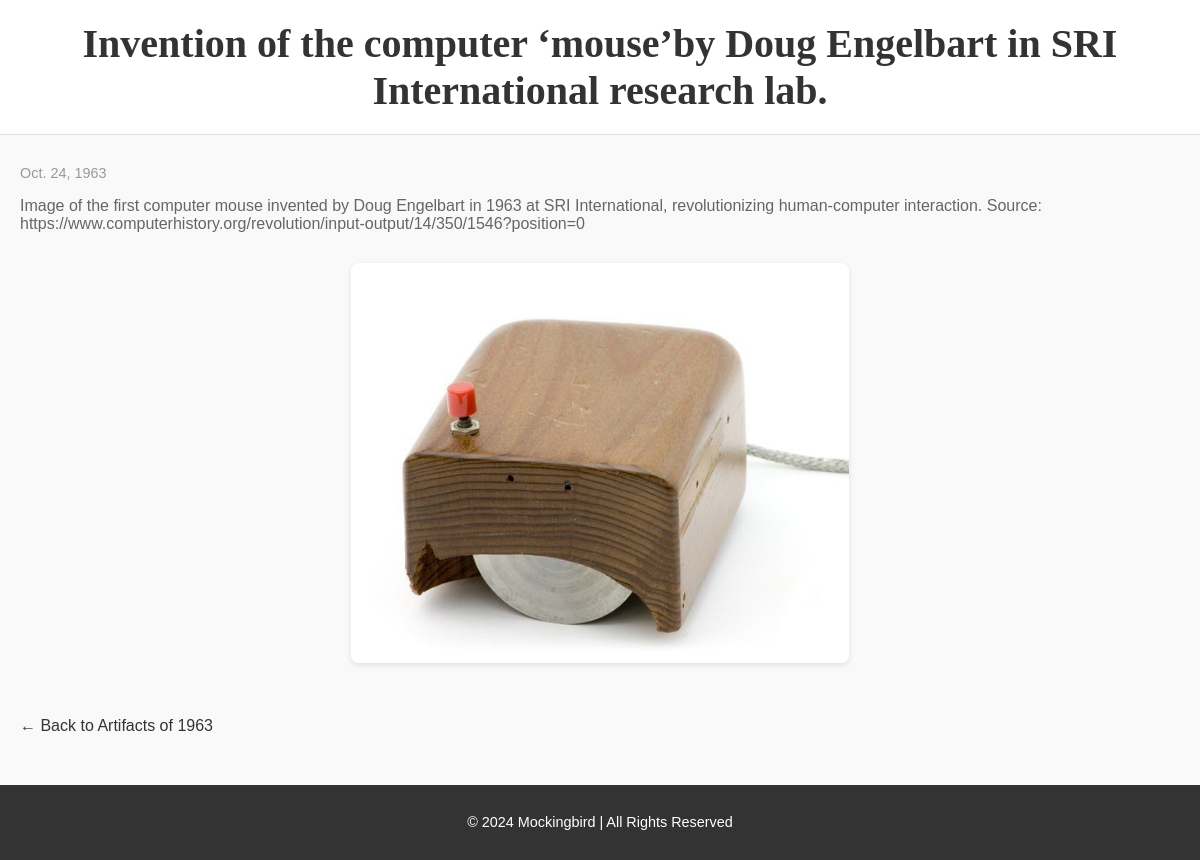
Page /theme/2/event/16/ on the committed database.
### events/models.py (models this page shows)
class Event(models.Model):
    theme_id = models.IntegerField(default=1)  # Ensure theme_id is set for all events
    title = models.CharField(max_length=200)
    description = models.TextField()
    date = models.DateField(default=datetime.date.today)
    media_type = models.CharField(max_length=10, choices=[('photo', 'Photo'), ('audio', 'Audio'), ('video', 'Video')], default='photo')
    media_file = models.FileField(upload_to='media/', default='media/placeholder.JPG')

### events/views.py (the view)
# urls.py: path('theme/<int:theme_id>/event/<int:event_id>/', views.event_detail, name='event_detail'),
def event_detail(request, theme_id, event_id):
    theme = themes.get(theme_id)
    event = get_object_or_404(Event, id=event_id)
    return render(request, "events/event_detail.html", {
        "theme": theme,
        "event": event,
        "theme_id": theme_id,
    })

### events/templates/events/event_detail.html (shortened to what this page needs)
<!DOCTYPE html>
<html lang="en">
<head>
    {% load static %}
    <link rel="stylesheet" href="{% static 'events/css/styles.css' %}">
</head>
<body>
    <header class="header">
        <h1>{{ event.title }}</h1>
    </header>
    <div class="container">
        <p class="event-date">{{ event.date }}</p>
        <p class="event-description">{{ event.description }}</p>
        <div class="media-content">
            {% if event.media_type == "photo" %}
                <img src="{{ event.media_file.url }}" alt="{{ event.title }}" class="event-media">
            {% elif event.media_type == "audio" %}
                <audio controls class="event-media">
                    <source src="{{ event.media_file.url }}" type="audio/mpeg">
                    Your browser does not support the audio element.
                </audio>
            {% elif event.media_type == "video" %}
                <video controls class="event-media">
                    <source src="{{ event.media_file.url }}" type="video/mp4">
                    Your browser does not support the video element.
                </video>
            {% endif %}
        </div>
        <a class="back-link" href="{% url 'theme_events' theme_id=event.theme_id %}">← Back to {{ theme.name }}</a>
    </div>
    <footer class="footer">
        <p>© 2024 Mockingbird | All Rights Reserved</p>
    </footer>
</body>
</html>

### events/static/events/css/styles.css (style rules this page uses)
body { font-family: 'Arial', sans-serif; margin: 0; padding: 0; background-color: #f9f9f9; color: #333; }
h1, h3 { font-family: 'Playfair Display', serif; margin: 0; }
a { text-decoration: none; color: inherit; }
.header { background-color: #ffffff; text-align: center; padding: 20px 0; border-bottom: 1px solid #ddd; }
.header h1 { font-size: 2.5rem; color: #333; }
.container { max-width: 1200px; margin: 30px auto; padding: 0 20px; }
.event-date { font-size: 0.9rem; color: #999; margin-bottom: 15px; }
.event-description { font-size: 1rem; color: #666; margin-bottom: 20px; }
.media-content { margin: 30px auto; text-align: center; }
.event-media { max-width: 100%; max-height: 400px; border-radius: 8px; box-shadow: 0 2px 6px rgba(0, 0, 0, 0.1); }
.back-link { display: inline-block; margin-top: 20px; color: #333; font-size: 1rem; text-decoration: none; }
.footer { background-color: #333; color: #ffffff; text-align: center; padding: 15px 0; margin-top: 50px; font-size: 0.9rem; }

### rows in the picture
Event: title "Invention of the computer ‘mouse’by Doug Engelbart in SRI International research lab.", date "Oct. 24, 1963", description "Image of the first computer mouse invented by Doug Engelbart in 1963 at SRI International, revolutionizing human-computer interaction. Source: https://www.computerhistory.org/revolution/input-output/14/350/1546?position=0", media_file (picture)

### other values in the picture
{{ theme.name }} "Artifacts of 1963"
